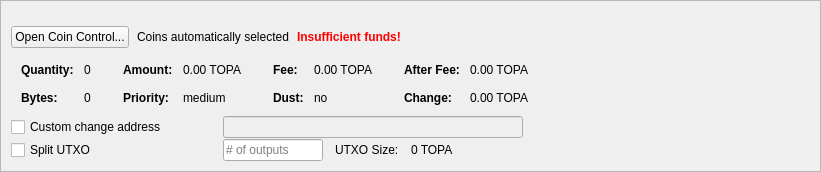
         <widget class="QFrame" name="frameCoinControl">
          <property name="sizePolicy">
           <sizepolicy hsizetype="Expanding" vsizetype="Expanding">
            <horstretch>0</horstretch>
            <verstretch>0</verstretch>
           </sizepolicy>
          </property>
          <property name="maximumSize">
           <size>
            <width>16777215</width>
            <height>16777215</height>
           </size>
          </property>
          <property name="frameShape">
           <enum>QFrame::StyledPanel</enum>
          </property>
          <property name="frameShadow">
           <enum>QFrame::Sunken</enum>
          </property>
          <layout class="QVBoxLayout" name="verticalLayoutCoinControl2">
           <property name="spacing">
            <number>0</number>
           </property>
           <property name="leftMargin">
            <number>0</number>
           </property>
           <property name="topMargin">
            <number>0</number>
           </property>
           <property name="rightMargin">
            <number>0</number>
           </property>
           <property name="bottomMargin">
            <number>0</number>
           </property>
           <item>
            <widget class="QFrame" name="frameCoinControl_BG">
             <layout class="QVBoxLayout" name="verticalLayoutCoinControl" stretch="0,0,0,0,0,0">
              <property name="spacing">
               <number>1</number>
              </property>
              <property name="leftMargin">
               <number>10</number>
              </property>
              <property name="topMargin">
               <number>10</number>
              </property>
              <item>
               <layout class="QHBoxLayout" name="horizontalLayoutCoinControl1">
                <property name="bottomMargin">
                 <number>15</number>
                </property>
                <item>
                 <layout class="QVBoxLayout" name="verticalLayout_3">
                  <property name="spacing">
                   <number>6</number>
                  </property>
                 </layout>
                </item>
               </layout>
              </item>
              <item>
               <layout class="QHBoxLayout" name="horizontalLayoutCoinControl2" stretch="0,0,0,0">
                <property name="spacing">
                 <number>8</number>
                </property>
                <property name="bottomMargin">
                 <number>10</number>
                </property>
                <item>
                 <widget class="QPushButton" name="pushButtonCoinControl">
                  <property name="sizePolicy">
                   <sizepolicy hsizetype="Minimum" vsizetype="Fixed">
                    <horstretch>0</horstretch>
                    <verstretch>0</verstretch>
                   </sizepolicy>
                  </property>
                  <property name="styleSheet">
                   <string notr="true"/>
                  </property>
                  <property name="text">
                   <string>Open Coin Control...</string>
                  </property>
                  <property name="autoDefault">
                   <bool>false</bool>
                  </property>
                 </widget>
                </item>
                <item>
                 <widget class="QLabel" name="labelCoinControlAutomaticallySelected">
                  <property name="text">
                   <string>Coins automatically selected</string>
                  </property>
                  <property name="margin">
                   <number>5</number>
                  </property>
                 </widget>
                </item>
                <item>
                 <widget class="QLabel" name="labelCoinControlInsuffFunds">
                  <property name="font">
                   <font>
                    <weight>75</weight>
                    <bold>true</bold>
                   </font>
                  </property>
                  <property name="styleSheet">
                   <string notr="true">color:red;font-weight:bold;</string>
                  </property>
                  <property name="text">
                   <string>Insufficient funds!</string>
                  </property>
                  <property name="margin">
                   <number>5</number>
                  </property>
                 </widget>
                </item>
                <item>
                 <spacer name="horizontalSpacerCoinControl">
                  <property name="orientation">
                   <enum>Qt::Horizontal</enum>
                  </property>
                  <property name="sizeHint" stdset="0">
                   <size>
                    <width>40</width>
                    <height>1</height>
                   </size>
                  </property>
                 </spacer>
                </item>
               </layout>
              </item>
              <item>
               <widget class="QWidget" name="widgetCoinControl" native="true">
                <property name="sizePolicy">
                 <sizepolicy hsizetype="Preferred" vsizetype="Preferred">
                  <horstretch>0</horstretch>
                  <verstretch>0</verstretch>
                 </sizepolicy>
                </property>
                <property name="minimumSize">
                 <size>
                  <width>0</width>
                  <height>0</height>
                 </size>
                </property>
                <property name="styleSheet">
                 <string notr="true"/>
                </property>
                <layout class="QHBoxLayout" name="horizontalLayoutCoinControl5">
                 <property name="leftMargin">
                  <number>0</number>
                 </property>
                 <property name="topMargin">
                  <number>0</number>
                 </property>
                 <property name="rightMargin">
                  <number>0</number>
                 </property>
                 <property name="bottomMargin">
                  <number>0</number>
                 </property>
                 <item>
                  <layout class="QHBoxLayout" name="horizontalLayoutCoinControl3" stretch="0,0,0,1">
                   <property name="spacing">
                    <number>20</number>
                   </property>
                   <property name="topMargin">
                    <number>0</number>
                   </property>
                   <property name="bottomMargin">
                    <number>10</number>
                   </property>
                   <item>
                    <layout class="QFormLayout" name="formLayoutCoinControl1">
                     <property name="horizontalSpacing">
                      <number>10</number>
                     </property>
                     <property name="verticalSpacing">
                      <number>14</number>
                     </property>
                     <property name="leftMargin">
                      <number>10</number>
                     </property>
                     <property name="topMargin">
                      <number>4</number>
                     </property>
                     <property name="rightMargin">
                      <number>6</number>
                     </property>
                     <item row="0" column="0">
                      <widget class="QLabel" name="labelCoinControlQuantityText">
                       <property name="font">
                        <font>
                         <weight>75</weight>
                         <bold>true</bold>
                        </font>
                       </property>
                       <property name="text">
                        <string>Quantity:</string>
                       </property>
                       <property name="margin">
                        <number>0</number>
                       </property>
                      </widget>
                     </item>
                     <item row="0" column="1">
                      <widget class="QLabel" name="labelCoinControlQuantity">
                       <property name="cursor">
                        <cursorShape>IBeamCursor</cursorShape>
                       </property>
                       <property name="contextMenuPolicy">
                        <enum>Qt::ActionsContextMenu</enum>
                       </property>
                       <property name="text">
                        <string notr="true">0</string>
                       </property>
                       <property name="margin">
                        <number>0</number>
                       </property>
                       <property name="textInteractionFlags">
                        <set>Qt::LinksAccessibleByMouse|Qt::TextSelectableByKeyboard|Qt::TextSelectableByMouse</set>
                       </property>
                      </widget>
                     </item>
                     <item row="1" column="0">
                      <widget class="QLabel" name="labelCoinControlBytesText">
                       <property name="font">
                        <font>
                         <weight>75</weight>
                         <bold>true</bold>
                        </font>
                       </property>
                       <property name="text">
                        <string>Bytes:</string>
                       </property>
                      </widget>
                     </item>
                     <item row="1" column="1">
                      <widget class="QLabel" name="labelCoinControlBytes">
                       <property name="cursor">
                        <cursorShape>IBeamCursor</cursorShape>
                       </property>
                       <property name="contextMenuPolicy">
                        <enum>Qt::ActionsContextMenu</enum>
                       </property>
                       <property name="text">
                        <string notr="true">0</string>
                       </property>
                       <property name="textInteractionFlags">
                        <set>Qt::LinksAccessibleByMouse|Qt::TextSelectableByKeyboard|Qt::TextSelectableByMouse</set>
                       </property>
                      </widget>
                     </item>
                    </layout>
                   </item>
                   <item>
                    <layout class="QFormLayout" name="formLayoutCoinControl2">
                     <property name="horizontalSpacing">
                      <number>10</number>
                     </property>
                     <property name="verticalSpacing">
                      <number>14</number>
                     </property>
                     <property name="leftMargin">
                      <number>6</number>
                     </property>
                     <property name="topMargin">
                      <number>4</number>
                     </property>
                     <property name="rightMargin">
                      <number>6</number>
                     </property>
                     <item row="0" column="0">
                      <widget class="QLabel" name="labelCoinControlAmountText">
                       <property name="font">
                        <font>
                         <weight>75</weight>
                         <bold>true</bold>
                        </font>
                       </property>
                       <property name="text">
                        <string>Amount:</string>
                       </property>
                       <property name="margin">
                        <number>0</number>
                       </property>
                      </widget>
                     </item>
                     <item row="0" column="1">
                      <widget class="QLabel" name="labelCoinControlAmount">
                       <property name="cursor">
                        <cursorShape>IBeamCursor</cursorShape>
                       </property>
                       <property name="contextMenuPolicy">
                        <enum>Qt::ActionsContextMenu</enum>
                       </property>
                       <property name="text">
                        <string notr="true">0.00 TOPA</string>
                       </property>
                       <property name="textInteractionFlags">
                        <set>Qt::LinksAccessibleByMouse|Qt::TextSelectableByKeyboard|Qt::TextSelectableByMouse</set>
                       </property>
                      </widget>
                     </item>
                     <item row="1" column="0">
                      <widget class="QLabel" name="labelCoinControlPriorityText">
                       <property name="font">
                        <font>
                         <weight>75</weight>
                         <bold>true</bold>
                        </font>
                       </property>
                       <property name="text">
                        <string>Priority:</string>
                       </property>
                      </widget>
                     </item>
                     <item row="1" column="1">
                      <widget class="QLabel" name="labelCoinControlPriority">
                       <property name="cursor">
                        <cursorShape>IBeamCursor</cursorShape>
                       </property>
                       <property name="contextMenuPolicy">
                        <enum>Qt::ActionsContextMenu</enum>
                       </property>
                       <property name="text">
                        <string>medium</string>
                       </property>
                       <property name="textInteractionFlags">
                        <set>Qt::LinksAccessibleByMouse|Qt::TextSelectableByKeyboard|Qt::TextSelectableByMouse</set>
                       </property>
                      </widget>
                     </item>
                    </layout>
                   </item>
                   <item>
                    <layout class="QFormLayout" name="formLayoutCoinControl3">
                     <property name="horizontalSpacing">
                      <number>10</number>
                     </property>
                     <property name="verticalSpacing">
                      <number>14</number>
                     </property>
                     <property name="leftMargin">
                      <number>6</number>
                     </property>
                     <property name="topMargin">
                      <number>4</number>
                     </property>
                     <property name="rightMargin">
                      <number>6</number>
                     </property>
                     <item row="0" column="0">
                      <widget class="QLabel" name="labelCoinControlFeeText">
                       <property name="font">
                        <font>
                         <weight>75</weight>
                         <bold>true</bold>
                        </font>
                       </property>
                       <property name="text">
                        <string>Fee:</string>
                       </property>
                       <property name="margin">
                        <number>0</number>
                       </property>
                      </widget>
                     </item>
                     <item row="0" column="1">
                      <widget class="QLabel" name="labelCoinControlFee">
                       <property name="cursor">
                        <cursorShape>IBeamCursor</cursorShape>
                       </property>
                       <property name="contextMenuPolicy">
                        <enum>Qt::ActionsContextMenu</enum>
                       </property>
                       <property name="text">
                        <string notr="true">0.00 TOPA</string>
                       </property>
                       <property name="textInteractionFlags">
                        <set>Qt::LinksAccessibleByMouse|Qt::TextSelectableByKeyboard|Qt::TextSelectableByMouse</set>
                       </property>
                      </widget>
                     </item>
                     <item row="1" column="0">
                      <widget class="QLabel" name="labelCoinControlLowOutputText">
                       <property name="font">
                        <font>
                         <weight>75</weight>
                         <bold>true</bold>
                        </font>
                       </property>
                       <property name="text">
                        <string>Dust:</string>
                       </property>
                      </widget>
                     </item>
                     <item row="1" column="1">
                      <widget class="QLabel" name="labelCoinControlLowOutput">
                       <property name="cursor">
                        <cursorShape>IBeamCursor</cursorShape>
                       </property>
                       <property name="contextMenuPolicy">
                        <enum>Qt::ActionsContextMenu</enum>
                       </property>
                       <property name="text">
                        <string>no</string>
                       </property>
                       <property name="textInteractionFlags">
                        <set>Qt::LinksAccessibleByMouse|Qt::TextSelectableByKeyboard|Qt::TextSelectableByMouse</set>
                       </property>
                      </widget>
                     </item>
                    </layout>
                   </item>
                   <item>
                    <layout class="QFormLayout" name="formLayoutCoinControl4">
                     <property name="horizontalSpacing">
                      <number>10</number>
                     </property>
                     <property name="verticalSpacing">
                      <number>14</number>
                     </property>
                     <property name="leftMargin">
                      <number>6</number>
                     </property>
                     <property name="topMargin">
                      <number>4</number>
                     </property>
                     <property name="rightMargin">
                      <number>6</number>
                     </property>
                     <item row="0" column="0">
                      <widget class="QLabel" name="labelCoinControlAfterFeeText">
                       <property name="font">
                        <font>
                         <weight>75</weight>
                         <bold>true</bold>
                        </font>
                       </property>
                       <property name="text">
                        <string>After Fee:</string>
                       </property>
                       <property name="margin">
                        <number>0</number>
                       </property>
                      </widget>
                     </item>
                     <item row="0" column="1">
                      <widget class="QLabel" name="labelCoinControlAfterFee">
                       <property name="cursor">
                        <cursorShape>IBeamCursor</cursorShape>
                       </property>
                       <property name="contextMenuPolicy">
                        <enum>Qt::ActionsContextMenu</enum>
                       </property>
                       <property name="text">
                        <string notr="true">0.00 TOPA</string>
                       </property>
                       <property name="textInteractionFlags">
                        <set>Qt::LinksAccessibleByMouse|Qt::TextSelectableByKeyboard|Qt::TextSelectableByMouse</set>
                       </property>
                      </widget>
                     </item>
                     <item row="1" column="0">
                      <widget class="QLabel" name="labelCoinControlChangeText">
                       <property name="font">
                        <font>
                         <weight>75</weight>
                         <bold>true</bold>
                        </font>
                       </property>
                       <property name="text">
                        <string>Change:</string>
                       </property>
                      </widget>
                     </item>
                     <item row="1" column="1">
                      <widget class="QLabel" name="labelCoinControlChange">
                       <property name="cursor">
                        <cursorShape>IBeamCursor</cursorShape>
                       </property>
                       <property name="contextMenuPolicy">
                        <enum>Qt::ActionsContextMenu</enum>
                       </property>
                       <property name="text">
                        <string notr="true">0.00 TOPA</string>
                       </property>
                       <property name="textInteractionFlags">
                        <set>Qt::LinksAccessibleByMouse|Qt::TextSelectableByKeyboard|Qt::TextSelectableByMouse</set>
                       </property>
                      </widget>
                     </item>
                    </layout>
                   </item>
                  </layout>
                 </item>
                </layout>
               </widget>
              </item>
              <item>
               <layout class="QHBoxLayout" name="horizontalLayoutCoinControl4">
                <property name="spacing">
                 <number>12</number>
                </property>
                <property name="sizeConstraint">
                 <enum>QLayout::SetDefaultConstraint</enum>
                </property>
                <property name="topMargin">
                 <number>0</number>
                </property>
                <property name="rightMargin">
                 <number>0</number>
                </property>
                <item>
                 <widget class="QCheckBox" name="checkBoxCoinControlChange">
                  <property name="sizePolicy">
                   <sizepolicy hsizetype="Preferred" vsizetype="Preferred">
                    <horstretch>0</horstretch>
                    <verstretch>0</verstretch>
                   </sizepolicy>
                  </property>
                  <property name="minimumSize">
                   <size>
                    <width>200</width>
                    <height>0</height>
                   </size>
                  </property>
                  <property name="maximumSize">
                   <size>
                    <width>200</width>
                    <height>16777215</height>
                   </size>
                  </property>
                  <property name="toolTip">
                   <string>If this is activated, but the change address is empty or invalid, change will be sent to a newly generated address.</string>
                  </property>
                  <property name="text">
                   <string>Custom change address</string>
                  </property>
                 </widget>
                </item>
                <item>
                 <widget class="QValidatedLineEdit" name="lineEditCoinControlChange">
                  <property name="enabled">
                   <bool>false</bool>
                  </property>
                  <property name="sizePolicy">
                   <sizepolicy hsizetype="Preferred" vsizetype="Preferred">
                    <horstretch>0</horstretch>
                    <verstretch>0</verstretch>
                   </sizepolicy>
                  </property>
                  <property name="minimumSize">
                   <size>
                    <width>300</width>
                    <height>0</height>
                   </size>
                  </property>
                 </widget>
                </item>
                <item>
                 <widget class="QLabel" name="labelCoinControlChangeLabel">
                  <property name="sizePolicy">
                   <sizepolicy hsizetype="Preferred" vsizetype="Preferred">
                    <horstretch>0</horstretch>
                    <verstretch>0</verstretch>
                   </sizepolicy>
                  </property>
                  <property name="minimumSize">
                   <size>
                    <width>100</width>
                    <height>0</height>
                   </size>
                  </property>
                  <property name="text">
                   <string/>
                  </property>
                  <property name="margin">
                   <number>3</number>
                  </property>
                 </widget>
                </item>
               </layout>
              </item>
              <item>
               <layout class="QHBoxLayout" name="horizontalLayoutCoinControl6">
                <property name="spacing">
                 <number>12</number>
                </property>
                <property name="rightMargin">
                 <number>0</number>
                </property>
                <item>
                 <widget class="QCheckBox" name="splitBlockCheckBox">
                  <property name="sizePolicy">
                   <sizepolicy hsizetype="Preferred" vsizetype="Preferred">
                    <horstretch>0</horstretch>
                    <verstretch>0</verstretch>
                   </sizepolicy>
                  </property>
                  <property name="minimumSize">
                   <size>
                    <width>200</width>
                    <height>0</height>
                   </size>
                  </property>
                  <property name="maximumSize">
                   <size>
                    <width>200</width>
                    <height>16777215</height>
                   </size>
                  </property>
                  <property name="text">
                   <string>Split UTXO</string>
                  </property>
                 </widget>
                </item>
                <item>
                 <widget class="QLineEdit" name="splitBlockLineEdit">
                  <property name="sizePolicy">
                   <sizepolicy hsizetype="Preferred" vsizetype="Preferred">
                    <horstretch>50</horstretch>
                    <verstretch>0</verstretch>
                   </sizepolicy>
                  </property>
                  <property name="minimumSize">
                   <size>
                    <width>100</width>
                    <height>0</height>
                   </size>
                  </property>
                  <property name="maximumSize">
                   <size>
                    <width>100</width>
                    <height>16777215</height>
                   </size>
                  </property>
                  <property name="placeholderText">
                   <string># of outputs</string>
                  </property>
                 </widget>
                </item>
                <item>
                 <widget class="QLabel" name="labelBlockSizeText">
                  <property name="text">
                   <string>UTXO Size:</string>
                  </property>
                 </widget>
                </item>
                <item>
                 <widget class="QLabel" name="labelBlockSize">
                  <property name="text">
                   <string>0 TOPA</string>
                  </property>
                 </widget>
                </item>
                <item>
                 <spacer name="horizontalSpacer_7">
                  <property name="orientation">
                   <enum>Qt::Horizontal</enum>
                  </property>
                  <property name="sizeHint" stdset="0">
                   <size>
                    <width>40</width>
                    <height>20</height>
                   </size>
                  </property>
                 </spacer>
                </item>
               </layout>
              </item>
              <item>
               <spacer name="verticalSpacerCoinControl">
                <property name="orientation">
                 <enum>Qt::Vertical</enum>
                </property>
                <property name="sizeHint" stdset="0">
                 <size>
                  <width>800</width>
                  <height>1</height>
                 </size>
                </property>
               </spacer>
              </item>
             </layout>
            </widget>
           </item>
          </layout>
         </widget>
